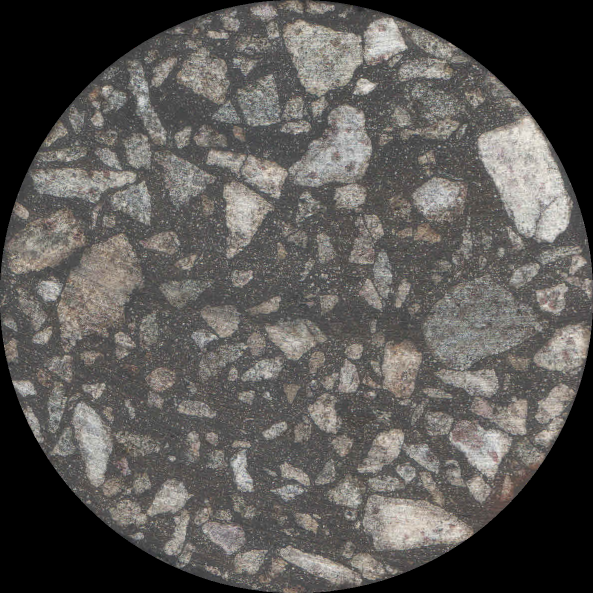
#> input picture circle-cropped.png, 1186 x 1186 px, found by its file name (shown at 1/2 size)
$ python BitumenA.py
#> lines starting #> are read from the running program, lines starting #| are printed output that depends on the picture; after the words box and inside, x2 and y2 are one past the last pixel; in counts of white or black regions, pixels touching at a corner belong together
#analysis for Bituminous Mixture Beam - Size - 30 by 5.jpg

import cv2 as cv
import sys
from matplotlib import pyplot as plt
import numpy as np


img1 = cv.imread(cv.samples.findFile("G:\my_Ml_projects\image processing\circle-cropped.png"))
#> img1 is the input picture: shape (1186, 1186, 3); mean B, G, R 84.9, 87.9, 90.5
if img1 is None:
    sys.exit("Could not read the image.")
gray1 = cv.cvtColor(img1,cv.COLOR_BGR2GRAY)
#median = cv.medianBlur(img,3)
img = cv.fastNlMeansDenoisingColored(img1,None,10,10,7,30)
median = cv.bilateralFilter(img,2,100,100)
median = cv.bilateralFilter(median,2,100,100)
median = cv.bilateralFilter(median,2,100,100)
median = cv.bilateralFilter(median,2,100,100)
median = cv.bilateralFilter(median,2,100,100)
gray = cv.cvtColor(median,cv.COLOR_BGR2GRAY)
hist1 = cv.calcHist([gray],[0],None,[256],[0,256])
#> hist1 = 256 values, max 292748 at index 0, min 0 at index 221, mean 5494.5
plt.hist(gray.ravel(),256,[0,256]); plt.show()
equ1 = cv.equalizeHist(gray)
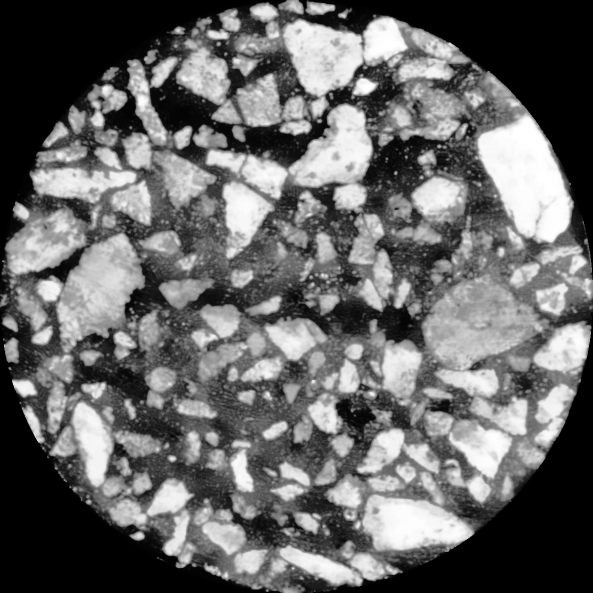
#> equ1: shape (1186, 1186) (shown at 1/2 size); min 0, max 255, mean 102.8
hist = cv.calcHist([equ1],[0],None,[256],[0,256])
#> hist = 256 values, max 294491 at index 0, min 0 at index 6, mean 5494.5
print("Histogram for automatic equalise histogram")
plt.hist(equ1.ravel(),256,[0,256]); plt.show()
#> after `plt.hist(equ1.ravel(), 256, [0, 256])`:
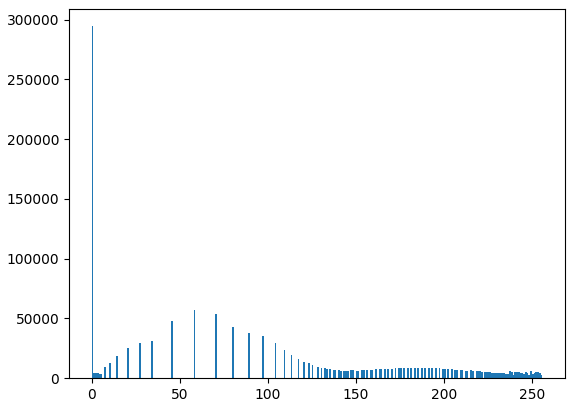
#> figure drawn by matplotlib, 1 panel; tallest bar 294491 high, from x = 0 to 1
ret,th = cv.threshold(equ1,140,255,cv.THRESH_BINARY)
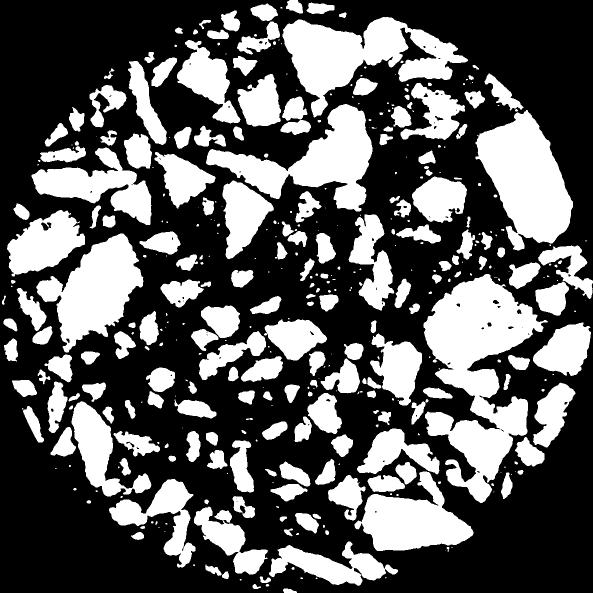
#> th: shape (1186, 1186) (shown at 1/2 size); 35.8% white; 416 white regions (168 under 20 px), largest, box (x1, y1, x2, y2) and area: (847, 548, 1096, 1006) 52916, (565, 34, 936, 235) 32008, (951, 220, 1146, 501) 31882
edges = cv.Canny(th,170,255)
#> edges: shape (1186, 1186); 3.1% white in thin lines or dots

kernel = np.ones((5,5), np.uint8)
#img_dilation = cv.dilate(th, kernel, iterations=2)
#img_erosion = cv.erode(th, kernel, iterations=2)
#img_dilation = cv.dilate(img_erosion, kernel, iterations=2)
opening = cv.morphologyEx(th, cv.MORPH_OPEN, kernel,iterations=1) #opening
#> opening: shape (1186, 1186); 35.3% white; 213 white regions, largest, box (x1, y1, x2, y2) and area: (847, 548, 1086, 1006) 52699, (565, 34, 935, 234) 31934, (951, 222, 1146, 501) 31839
sure_bg = cv.dilate(opening,kernel,iterations = 1)
#> sure_bg: shape (1186, 1186); 42% white; 148 white regions, largest, box (x1, y1, x2, y2) and area: (723, 546, 1152, 1008) 79515, (411, 206, 747, 519) 40666, (654, 855, 949, 1104) 38290
dist_tr = cv.distanceTransform(opening,cv.DIST_L2,3)
ret1,th1 = cv.threshold(dist_tr,0.1*dist_tr.max(),255,0)
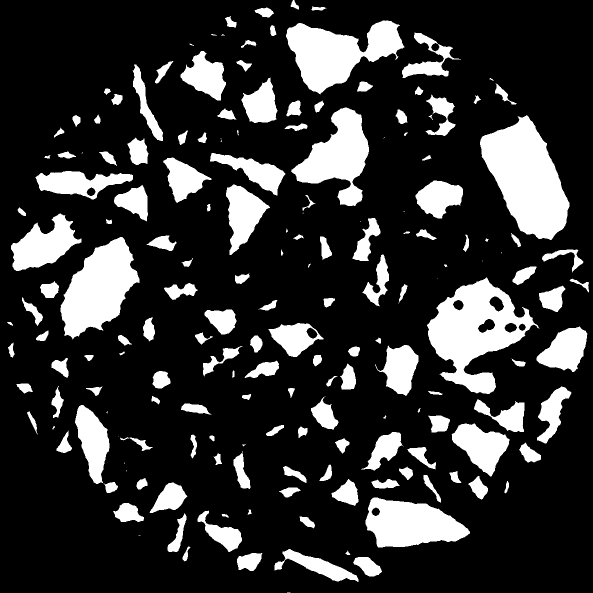
#> th1: shape (1186, 1186) float32 (shown at 1/2 size); 19.9% white; 181 white regions (22 under 20 px), largest, box (x1, y1, x2, y2) and area: (960, 230, 1139, 480) 26224, (854, 555, 1079, 788) 24291, (121, 474, 279, 679) 18562
#> ret1 = 6.76
th1 = np.uint8(th1)
unknown = cv.subtract(sure_bg,th1)
#> unknown: shape (1186, 1186); 22.2% white; 156 white regions, largest, box (x1, y1, x2, y2) and area: (723, 546, 1152, 1008) 31686, (654, 855, 949, 1104) 16862, (411, 206, 747, 519) 14610
ret2,markers = cv.connectedComponents(th1)
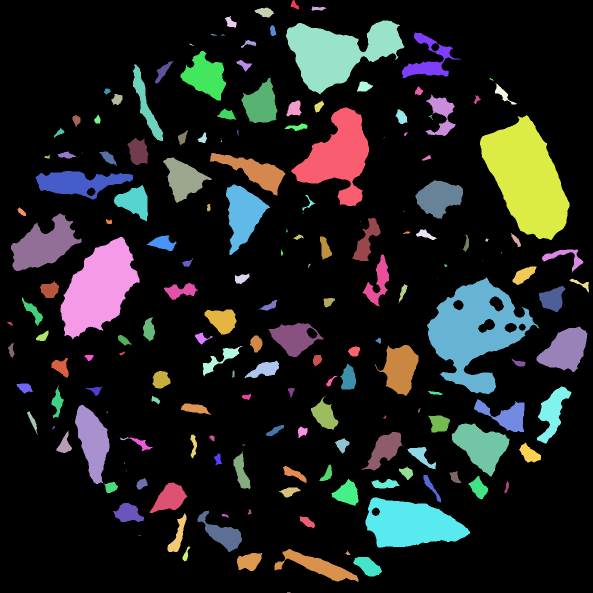
#> markers: shape (1186, 1186) int32 (shown at 1/2 size); 182 distinct labels, from 0 to 181; one colour per label, 0 black
#> ret2 = 182
markers = markers + 10
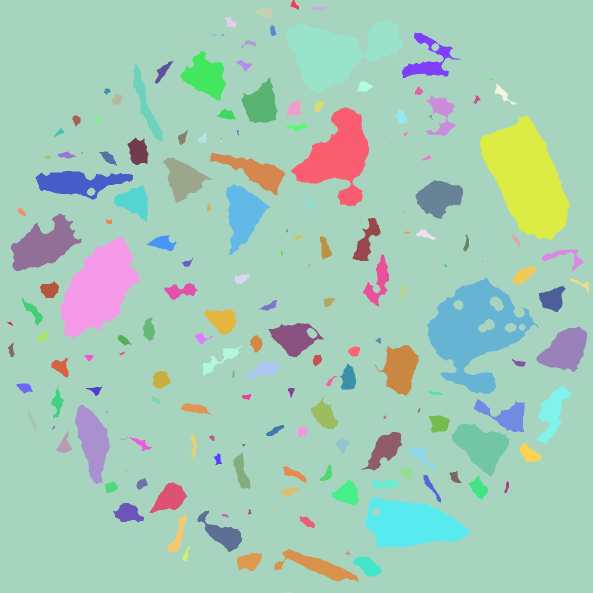
#> markers: shape (1186, 1186) int32 (shown at 1/2 size); 182 distinct labels, from 10 to 191; one colour per label, 0 black
markers[unknown == 255] = 0
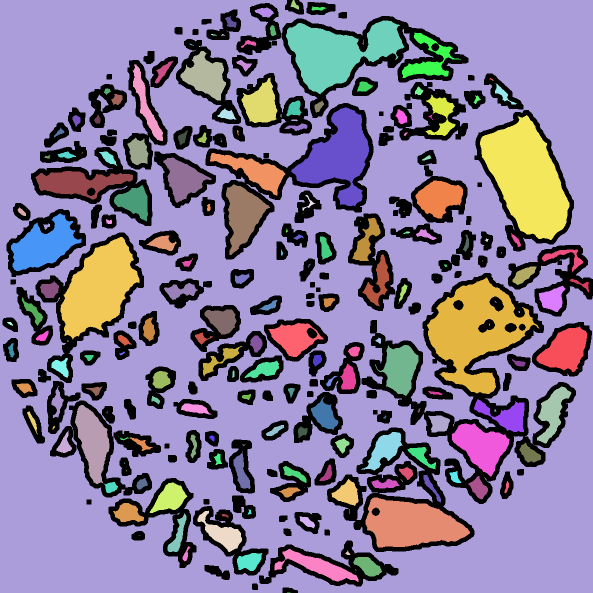
#> markers: shape (1186, 1186) int32 (shown at 1/2 size); 183 distinct labels, from 0 to 191; one colour per label, 0 black

# [18 lines of commented-out code are left out]
plt.imshow(markers)
##plt.title('my picture')
##plt.show()
